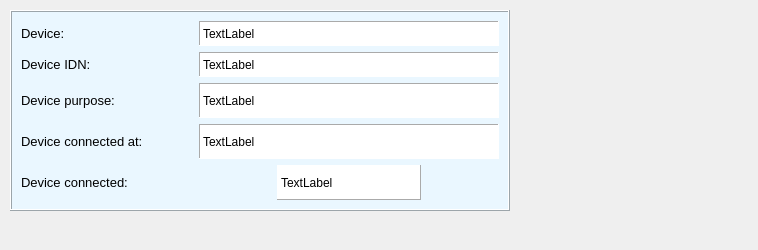
<?xml version="1.0" encoding="UTF-8"?>
<ui version="4.0">
 <class>device_info</class>
 <widget class="QWidget" name="device_info">
  <property name="geometry">
   <rect>
    <x>0</x>
    <y>0</y>
    <width>758</width>
    <height>250</height>
   </rect>
  </property>
  <property name="windowTitle">
   <string>Form</string>
  </property>
  <property name="styleSheet">
   <string notr="true">QLabel { background :rgb(85, 85, 255) }</string>
  </property>
  <widget class="QFrame" name="device_widget">
   <property name="geometry">
    <rect>
     <x>10</x>
     <y>10</y>
     <width>500</width>
     <height>201</height>
    </rect>
   </property>
   <property name="sizePolicy">
    <sizepolicy hsizetype="Preferred" vsizetype="Preferred">
     <horstretch>0</horstretch>
     <verstretch>0</verstretch>
    </sizepolicy>
   </property>
   <property name="minimumSize">
    <size>
     <width>500</width>
     <height>0</height>
    </size>
   </property>
   <property name="maximumSize">
    <size>
     <width>500</width>
     <height>16777215</height>
    </size>
   </property>
   <property name="autoFillBackground">
    <bool>false</bool>
   </property>
   <property name="styleSheet">
    <string notr="true">QFrame { background: rgb(234, 247, 255)}</string>
   </property>
   <property name="frameShape">
    <enum>QFrame::Box</enum>
   </property>
   <property name="frameShadow">
    <enum>QFrame::Raised</enum>
   </property>
   <layout class="QGridLayout" name="gridLayout">
    <item row="3" column="0">
     <widget class="QLabel" name="label_4">
      <property name="font">
       <font>
        <pointsize>10</pointsize>
       </font>
      </property>
      <property name="text">
       <string>Device connected at: </string>
      </property>
     </widget>
    </item>
    <item row="0" column="0">
     <widget class="QLabel" name="label">
      <property name="font">
       <font>
        <pointsize>10</pointsize>
       </font>
      </property>
      <property name="autoFillBackground">
       <bool>false</bool>
      </property>
      <property name="styleSheet">
       <string notr="true"/>
      </property>
      <property name="text">
       <string>Device: </string>
      </property>
     </widget>
    </item>
    <item row="0" column="2" colspan="4">
     <widget class="QLabel" name="device_name_label">
      <property name="sizePolicy">
       <sizepolicy hsizetype="Fixed" vsizetype="Fixed">
        <horstretch>0</horstretch>
        <verstretch>0</verstretch>
       </sizepolicy>
      </property>
      <property name="minimumSize">
       <size>
        <width>300</width>
        <height>25</height>
       </size>
      </property>
      <property name="maximumSize">
       <size>
        <width>300</width>
        <height>25</height>
       </size>
      </property>
      <property name="autoFillBackground">
       <bool>false</bool>
      </property>
      <property name="styleSheet">
       <string notr="true">QFrame { background :rgb(255, 255, 255) }</string>
      </property>
      <property name="frameShape">
       <enum>QFrame::Panel</enum>
      </property>
      <property name="frameShadow">
       <enum>QFrame::Sunken</enum>
      </property>
      <property name="text">
       <string>TextLabel</string>
      </property>
     </widget>
    </item>
    <item row="1" column="2" colspan="4">
     <widget class="QLabel" name="device_IDN_label">
      <property name="sizePolicy">
       <sizepolicy hsizetype="Fixed" vsizetype="Fixed">
        <horstretch>0</horstretch>
        <verstretch>0</verstretch>
       </sizepolicy>
      </property>
      <property name="minimumSize">
       <size>
        <width>300</width>
        <height>25</height>
       </size>
      </property>
      <property name="maximumSize">
       <size>
        <width>300</width>
        <height>25</height>
       </size>
      </property>
      <property name="autoFillBackground">
       <bool>false</bool>
      </property>
      <property name="styleSheet">
       <string notr="true">QFrame { background :rgb(255, 255, 255) }</string>
      </property>
      <property name="frameShape">
       <enum>QFrame::Panel</enum>
      </property>
      <property name="frameShadow">
       <enum>QFrame::Sunken</enum>
      </property>
      <property name="text">
       <string>TextLabel</string>
      </property>
     </widget>
    </item>
    <item row="4" column="0" colspan="3">
     <widget class="QLabel" name="label_3">
      <property name="font">
       <font>
        <pointsize>10</pointsize>
       </font>
      </property>
      <property name="text">
       <string>Device connected: </string>
      </property>
     </widget>
    </item>
    <item row="3" column="2" colspan="4">
     <widget class="QLabel" name="device_connected_at_label">
      <property name="autoFillBackground">
       <bool>false</bool>
      </property>
      <property name="styleSheet">
       <string notr="true">QFrame { background :rgb(255, 255, 255) }</string>
      </property>
      <property name="frameShape">
       <enum>QFrame::Panel</enum>
      </property>
      <property name="frameShadow">
       <enum>QFrame::Sunken</enum>
      </property>
      <property name="text">
       <string>TextLabel</string>
      </property>
     </widget>
    </item>
    <item row="2" column="2" colspan="4">
     <widget class="QLabel" name="device_assigned_to_label">
      <property name="autoFillBackground">
       <bool>false</bool>
      </property>
      <property name="styleSheet">
       <string notr="true">QFrame { background :rgb(255, 255, 255) }</string>
      </property>
      <property name="frameShape">
       <enum>QFrame::Panel</enum>
      </property>
      <property name="frameShadow">
       <enum>QFrame::Sunken</enum>
      </property>
      <property name="text">
       <string>TextLabel</string>
      </property>
     </widget>
    </item>
    <item row="2" column="0">
     <widget class="QLabel" name="label_5">
      <property name="font">
       <font>
        <pointsize>10</pointsize>
       </font>
      </property>
      <property name="text">
       <string>Device purpose: </string>
      </property>
     </widget>
    </item>
    <item row="1" column="0" colspan="2">
     <widget class="QLabel" name="label_2">
      <property name="font">
       <font>
        <pointsize>10</pointsize>
       </font>
      </property>
      <property name="text">
       <string>Device IDN: </string>
      </property>
     </widget>
    </item>
    <item row="4" column="3" colspan="2">
     <widget class="QLabel" name="device_connected_label">
      <property name="autoFillBackground">
       <bool>false</bool>
      </property>
      <property name="styleSheet">
       <string notr="true">QFrame { background :rgb(255, 255, 255) }</string>
      </property>
      <property name="frameShape">
       <enum>QFrame::Panel</enum>
      </property>
      <property name="frameShadow">
       <enum>QFrame::Raised</enum>
      </property>
      <property name="text">
       <string>TextLabel</string>
      </property>
     </widget>
    </item>
   </layout>
  </widget>
 </widget>
 <resources/>
 <connections/>
</ui>
